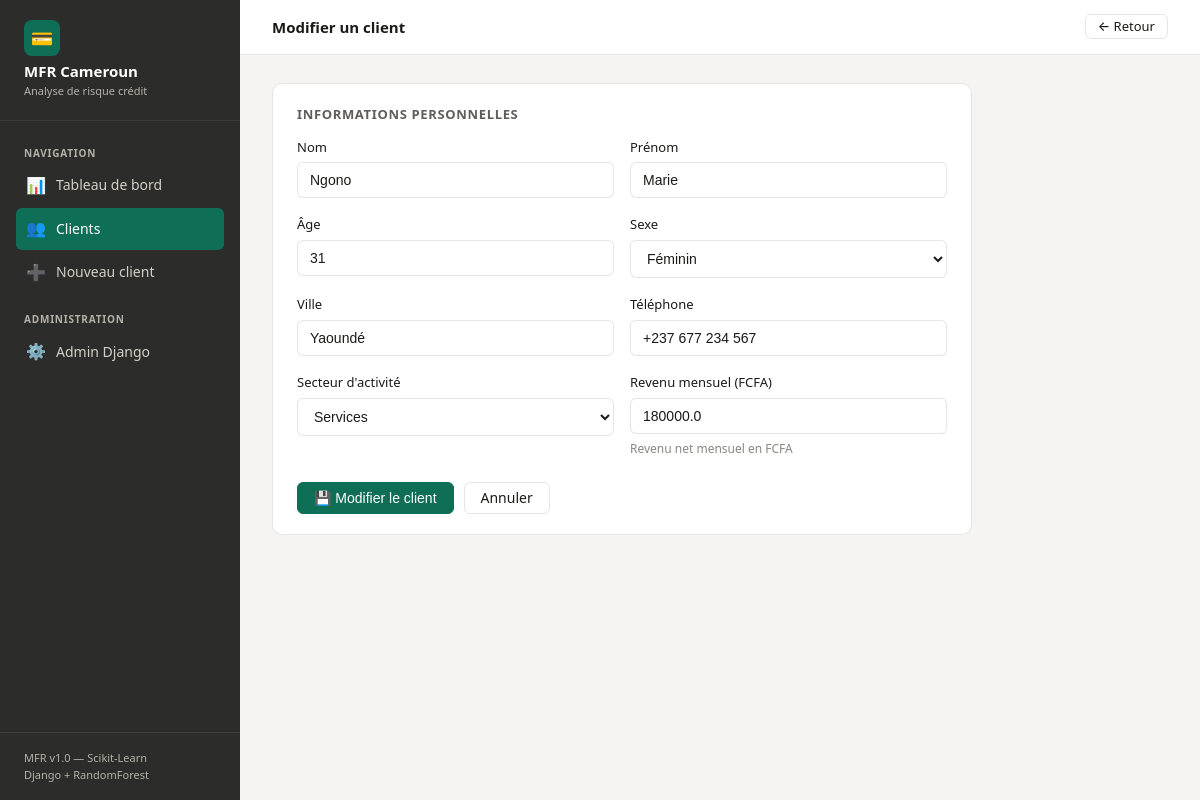
/clients/2/modifier/, run on the app's committed database.
### risk/models.py (models this page shows, shortened)
class Client(models.Model):
    nom = models.CharField(max_length=100)
    prenom = models.CharField(max_length=100)
    age = models.IntegerField()
    sexe = models.CharField(max_length=1, choices=[('M', 'Masculin'), ('F', 'Féminin')])
    ville = models.CharField(max_length=100)
    telephone = models.CharField(max_length=20, blank=True)
    secteur_activite = models.CharField(max_length=100, choices=[
        ('commerce', 'Commerce'),
        ('agriculture', 'Agriculture'),
        ('transport', 'Transport'),
        ('artisanat', 'Artisanat'),
        ('services', 'Services'),
        ('salarie', 'Salarié'),
        ('autre', 'Autre'),
    ])
    revenu_mensuel = models.FloatField(help_text="En FCFA")
    date_creation = models.DateTimeField(auto_now_add=True)
    class Meta:
        verbose_name = "Client"
        verbose_name_plural = "Clients"

### risk/views.py (the view)
# urls.py: path('clients/<int:pk>/modifier/', views.client_edit, name='client_edit'),
def client_edit(request, pk):
    client = get_object_or_404(Client, pk=pk)
    if request.method == 'POST':
        form = ClientForm(request.POST, instance=client)
        if form.is_valid():
            form.save()
            messages.success(request, "Client mis à jour.")
            return redirect('client_detail', pk=pk)
    else:
        form = ClientForm(instance=client)
    return render(request, 'risk/client_form.html', {
        'form': form, 'client': client, 'action': 'Modifier'
    })

### risk/forms.py
class ClientForm(forms.ModelForm):
    class Meta:
        model = Client
        fields = ['nom', 'prenom', 'age', 'sexe', 'ville',
                  'telephone', 'secteur_activite', 'revenu_mensuel']
        widgets = {
            'nom': forms.TextInput(attrs={'placeholder': 'Nom de famille'}),
            'prenom': forms.TextInput(attrs={'placeholder': 'Prénom'}),
            'age': forms.NumberInput(attrs={'min': 18, 'max': 80}),
            'telephone': forms.TextInput(attrs={'placeholder': '+237 6XX XXX XXX'}),
            'ville': forms.TextInput(attrs={'placeholder': 'Ex: Douala, Yaoundé...'}),
            'revenu_mensuel': forms.NumberInput(attrs={
                'placeholder': 'Revenu mensuel en FCFA',
                'min': 10000,
                'step': 5000
            }),
        }
        labels = {
            'nom': 'Nom',
            'prenom': 'Prénom',
            'age': 'Âge',
            'sexe': 'Sexe',
            'ville': 'Ville',
            'telephone': 'Téléphone',
            'secteur_activite': "Secteur d'activité",
            'revenu_mensuel': 'Revenu mensuel (FCFA)',
        }

### risk/templates/risk/client_form.html (shortened to what this page needs)
{% extends 'base.html' %}
{% block page_title %}{{ action }} un client{% endblock %}
{% block topbar_actions %}
  <a href="{% url 'client_list' %}" class="btn btn-outline btn-sm">← Retour</a>
{% endblock %}
{% block content %}
<div style="max-width:700px;">
  <div class="card">
    <div class="card-title">Informations personnelles</div>
    <form method="post">
      <div class="form-grid">
        <div class="form-group">
          <label>{{ form.nom.label }}</label>
          {{ form.nom }}
        </div>
        <div class="form-group">
          <label>{{ form.prenom.label }}</label>
          {{ form.prenom }}
        </div>
        <div class="form-group">
          <label>{{ form.age.label }}</label>
          {{ form.age }}
        </div>
        <div class="form-group">
          <label>{{ form.sexe.label }}</label>
          {{ form.sexe }}
        </div>
        <div class="form-group">
          <label>{{ form.ville.label }}</label>
          {{ form.ville }}
        </div>
        <div class="form-group">
          <label>{{ form.telephone.label }}</label>
          {{ form.telephone }}
        </div>
        <div class="form-group">
          <label>{{ form.secteur_activite.label }}</label>
          {{ form.secteur_activite }}
        </div>
        <div class="form-group">
          <label>{{ form.revenu_mensuel.label }}</label>
          {{ form.revenu_mensuel }}
          <div class="help-text">Revenu net mensuel en FCFA</div>
        </div>
      </div>
      <div style="display:flex;gap:10px;margin-top:1.5rem;">
        <button type="submit" class="btn btn-primary">💾 {{ action }} le client</button>
        <a href="{% url 'client_list' %}" class="btn btn-outline">Annuler</a>
      </div>
    </form>
  </div>
</div>
{% endblock %}

### templates/base.html (style rules this page uses)
*, *::before, *::after { box-sizing: border-box; margin: 0; padding: 0; }
:root { --green-50: #E1F5EE; --green-100: #9FE1CB; --green-600: #0F6E56; --green-700: #085041; --green-800: #085041; --amber-50: #FAEEDA; --amber-400: #EF9F27; --amber-700: #854F0B; --red-50: #FCEBEB; --red-400: #E24B4A; --red-700: #791F1F; --blue-50: #E6F1FB; --blue-600: #185FA5; --blue-800: #0C447C; --gray-50: #F1EFE8; --gray-100: #D3D1C7; --gray-200: #B4B2A9; --gray-600: #5F5E5A; --gray-800: #444441; --gray-900: #2C2C2A; --bg: #F5F4F0; --surface: #FFFFFF; --border: rgba(0,0,0,0.1); --text: #1a1a18; --text-muted: #5F5E5A; --text-hint: #888780; --sidebar-w: 240px; --radius: 10px; --radius-sm: 6px; }
body { font-family: system-ui, -apple-system, sans-serif; background: var(--bg); color: var(--text); min-height: 100vh; display: flex; font-size: 15px; line-height: 1.6; }
.card { background: var(--surface); border-radius: var(--radius); border: 1px solid var(--border); padding: 1.25rem 1.5rem; }
.card-title { font-size: 13px; font-weight: 600; color: var(--text-muted); text-transform: uppercase; letter-spacing: 0.05em; margin-bottom: 0.75rem; }
.btn { display: inline-flex; align-items: center; gap: 6px; padding: 8px 16px; border-radius: var(--radius-sm); font-size: 14px; font-weight: 500; cursor: pointer; border: 1px solid transparent; text-decoration: none; transition: all 0.15s; line-height: 1; }
.btn-primary { background: var(--green-600); color: #fff; border-color: var(--green-600); }
.btn-outline { background: transparent; color: var(--text); border-color: var(--border); }
.btn-sm { padding: 5px 12px; font-size: 13px; }
.form-grid { display: grid; grid-template-columns: 1fr 1fr; gap: 16px; }
.form-group { display: flex; flex-direction: column; gap: 5px; }
label { font-size: 13px; font-weight: 500; color: var(--text); }
input, select, textarea { width: 100%; padding: 9px 12px; border: 1px solid var(--border); border-radius: var(--radius-sm); font-size: 14px; background: var(--surface); color: var(--text); transition: border-color 0.15s; }
.help-text { font-size: 12px; color: var(--text-hint); }
a { color: inherit; }

### data on the page
Client: nom "Ngono", prenom "Marie", age "31", sexe "Féminin", ville "Yaoundé", telephone "+237 677 234 567", secteur_activite "Services", revenu_mensuel "180000.0"

### other printed values
{{ action }} "Modifier"
